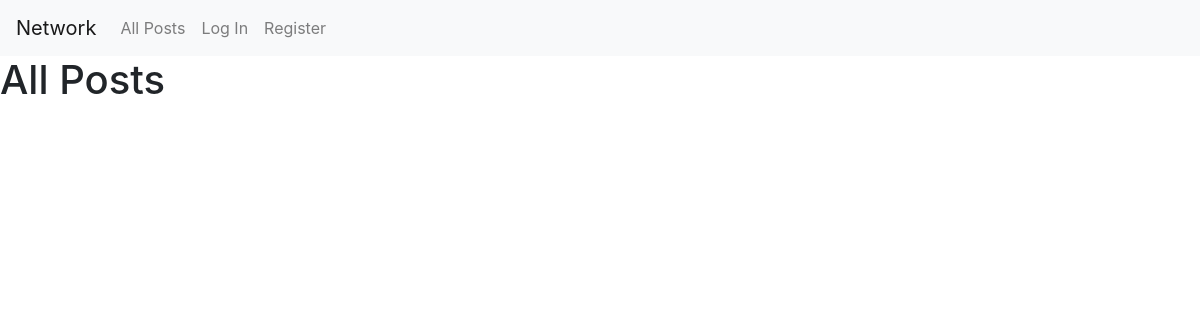
The app's page /, older data.
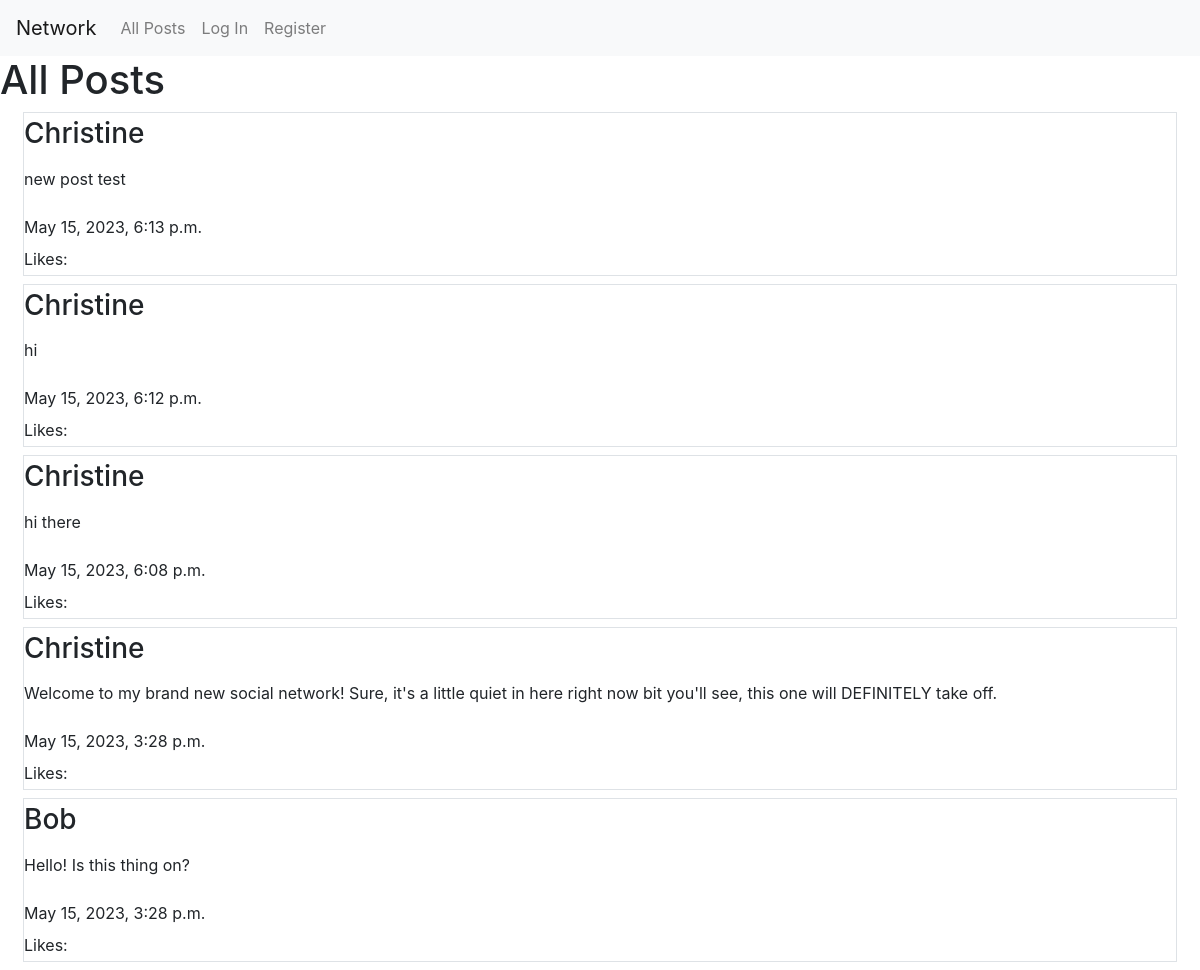
The same page, newer data.
### network/models.py (models this page shows, shortened)
class Post(models.Model):
    user = models.ForeignKey(User, on_delete=models.CASCADE, related_name="author")
    content = models.TextField(max_length=500)
    date = models.DateTimeField(auto_now_add=True)

class User(AbstractUser):
    pass

### network/views.py (the view, shortened to what this page needs)
# urls.py: path("", views.index, name="index"),
def index(request):
    posts = Post.objects.all().order_by('-date')
    message = "Thanks for sharing!"
    return render(request, "network/index.html", {
        "form": NewPostForm(),
        "posts": posts
    })

### network/templates/network/index.html (shortened to what this page needs)
{% extends "network/layout.html" %}
{% block body %}
    <h1>All Posts</h1>
    <div class="container-fluid">
        {% for post in posts %}
            <div class="row m-2 border flex-column">
                <div class="my-1">
                    <h3>{{ post.user }}</h3>
                </div>
                <div class="my-1">
                    <p>{{ post.content }}</p>
                </div>
                <div class="my-1">
                    <span>{{ post.date }}</span>
                </div>
                <div class="my-1">
                    <span>Likes:</span>
                </div>
            </div>
        {% endfor %}
    </div>
{% endblock %}

### network/templates/network/layout.html (shortened to what this page needs)
{% load static %}
<!DOCTYPE html>
<html lang="en">
    <head>
        <link rel="stylesheet" href="https://stackpath.bootstrapcdn.com/bootstrap/4.4.1/css/bootstrap.min.css">
        <link href="{% static 'network/styles.css' %}" rel="stylesheet">
    </head>
    <body>
        <nav class="navbar navbar-expand-lg navbar-light bg-light">
            <a class="navbar-brand" href="#">Network</a>
            <div>
              <ul class="navbar-nav mr-auto">
                <li class="nav-item">
                  <a class="nav-link" href="{% url 'index' %}">All Posts</a>
                </li>
                {% if user.is_authenticated %}
                    <li class="nav-item">
                        <a class="nav-link" href="#">Following</a>
                    </li>
                    <li class="nav-item">
                        <a class="nav-link" href="{% url 'logout' %}">Log Out</a>
                    </li>
                {% else %}
                    <li class="nav-item">
                        <a class="nav-link" href="{% url 'login' %}">Log In</a>
                    </li>
                    <li class="nav-item">
                        <a class="nav-link" href="{% url 'register' %}">Register</a>
                    </li>
                {% endif %}
              </ul>
            </div>
          </nav>
        <div class="body">
            {% block body %}
            {% endblock %}
        </div>
    </body>
</html>

Row changes from the older to the newer data that the page shows:
added Post: user "Christine", content "new post test", date "May 15, 2023, 6:13 p.m."
added Post: user "Christine", content "hi", date "May 15, 2023, 6:12 p.m."
added Post: user "Christine", content "hi there", date "May 15, 2023, 6:08 p.m."
added Post: user "Christine", content "Welcome to my brand new social network! Sure, it's a little quiet in here right now bit you'll see, this one will DEFINITELY take off.", date "May 15, 2023, 3:28 p.m."
added Post: user "Bob", content "Hello! Is this thing on?", date "May 15, 2023, 3:28 p.m."
